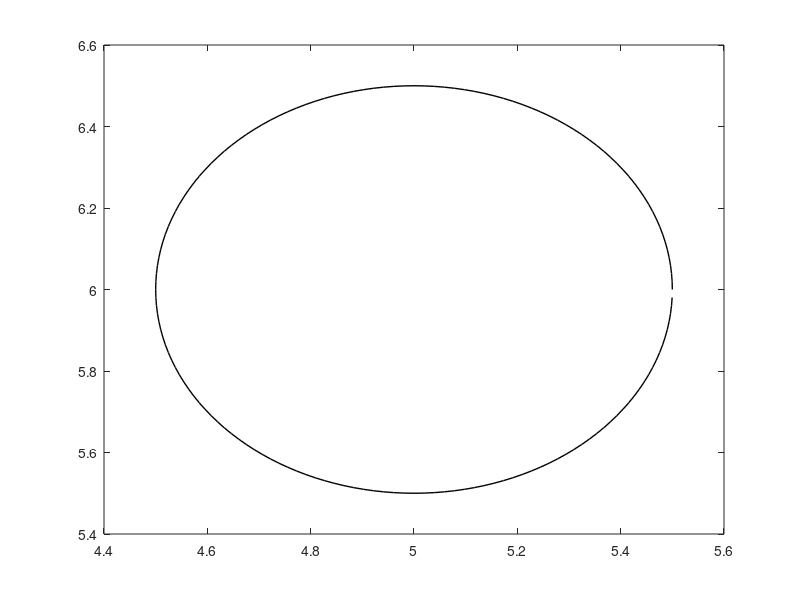

MATLAB code for this plot: (Note: this script raises an error after producing the figure.)
clear all
clc

%%%%%%%%%%%%%%%%%    Grid   %%%%%%%%%%%%%%%%%%%%%         %%%% generic %%%%%
elementsx = 401
elementsy = 241
X = 20 %1.456832121;
Y = 12 %1.160353588;

dx = X/(elementsx-1);
dy = Y/(elementsy-1);
delta = (dx^2 + dy^2)^0.5;
[Grid(:,:,1),Grid(:,:,2)] = meshgrid(0:dx:X, 0:dy:Y);  %%%%%%   upside-down Y coordinate
Grid(:,:,3) = 0;        %%%%%% 3rd dimensions: X coord, Y coord, epsilon
%scatter(Grid(:,:,1),Grid(:,:,2),'o')

%%%%%%%%%%%%%%%   geometry    %%%%%%%%%%%%%%%%%%%%%
%%%%%%%%%%%   Geometry for Circle %%%%%%%%
R = 0.5;
h = 5; k = 6;
N = 160;

Geometry = zeros(N,6);
for i = 0:N
    Geometry(i+1,1) = h + R*cos(i*2*pi/N);% - pi/N);
    Geometry(i+1,2) = k + R*sin(i*2*pi/N);% - pi/N);
end
%%%%%%%%%%%%%%%%%%%%%%%%%%%%%%%%%%%%%%%%%%
% Geometry = textread('circle.dat');
Geometry=unique(Geometry,'rows','stable');
N = length(Geometry);
figure(1)
plot(Geometry(:,1),Geometry(:,2),'LineWidth',1,'Color','k')
hold on;

%%%%%%%%%%%5    defining tolerance %%%%%%%%%
% vpa(dx)
% vpa(dy)
% vpa(((Geometry(1,1)-Geometry(2,1))^2 + (Geometry(1,2)-Geometry(2,2))^2)^0.5)
tolerance1 = 10e-11;
tolerance2 = 10e-11

%%%%%%%%%%%%%%%%%   identify boundary Grid points    %%%%%%%%%%%%%%%%      %%%% generic %%%%%

for i = 1:N
    [flag,Geometry(i,3),Geometry(i,4),Geometry(i,5),Geometry(i,6),Grid] =...
        incell(Geometry(i,1),Geometry(i,2),dx,dy,Grid);
end

boundary_address = find(ismember(Grid(:,:,3),0.5));        % finding positions of boundary points
boundary = Grid(boundary_address(:));
boundary(:,2) = Grid(boundary_address(:)+elementsx*elementsy);
scatter(Grid(boundary_address(:)),Grid(boundary_address(:)+elementsx*elementsy),16, 'x', 'MarkerEdgeColor','m','LineWidth',0.75)

%%%%%%%%%%%%%%%   identifying those points inside boundary   %%%%%%%%%%%%%
%%%%%%%%%%%%   generic    %%%%%%%55

in = inpoly(boundary,Geometry(:,1:2));
in_address = find(ismember(in,1));
scatter(boundary(in_address(:),1),boundary(in_address(:),2),16,'x','MarkerEdgeColor','b','LineWidth',0.75)

%%%%%%%%%%%%%%   closest point %%%%%%%
% p = 1; % variable just to scatter
for i = 1:length(in_address)
    for j = 1:N
        dist = dist_ance(Geometry(j,1:2),boundary(in_address(i),1:2));
        if j == 1
            distmin = dist;
            boundary(in_address(i),3) = 1;    % marking point having no equvidistant points
            boundary(in_address(i),4) = j;    % storing index in "Circle" of closest point
            continue
        end
        if dist < distmin
            distmin = dist;
            boundary(in_address(i),3) = 1;    % marking point having no equvidistant points
            boundary(in_address(i),4) = j;    % storing index in "Circle" of closest point
        elseif dist == distmin
            boundary(in_address(i),3) = boundary(in_address(i),3) + 1;
            boundary(in_address(i),3+boundary(in_address(i),3)) = j;    % storing index in "Circle" of closest point
        end
    end
end

%%%%%%%%%   finding reflection of point about boundary at closest points    %%%%
%%%%% generic %%%%%
overlap = 0;
points = zeros(length(in_address),7);
for i = 1:length(in_address)
    k = boundary(in_address(i),3);
    k1 = boundary(in_address(i),4);
    kp1 = k1 + 1;
    km1 = k1 - 1;
    if k1 == 1
        km1 = N;
        kp1 = k1 + 1;
    elseif k1 == N
        kp1 = 1;
        km1 = k1 - 1;
    end
    % first calc tangent of slope
    x0 = boundary(in_address(i),1);   % simplifying 
    y0 = boundary(in_address(i),2);
    overlap = 0;
    if k == 1
        xdiff = Geometry(kp1,1)-Geometry(km1,1);
        ydiff = Geometry(kp1,2)-Geometry(km1,2);
        px = Geometry(k1,1);
        py = Geometry(k1,2);
    elseif mod(k,2) == 0   %%% j-1 point is found
        px1 = Geometry(boundary(in_address(i),3+0.5*k),1);
        py1 = Geometry(boundary(in_address(i),3+0.5*k),2);
        px2 = Geometry(boundary(in_address(i),4+0.5*k),1);
        py2 = Geometry(boundary(in_address(i),4+0.5*k),2);
        xdiff = px1-px2;
        ydiff = py1-py2;
        px = (px1 + px2)/2;
        py = (py1 + py2)/2; 
    else
        xdiff = Geometry(boundary(in_address(i),3+floor(0.5*k)),1)...
            -Geometry(boundary(in_address(i),5+floor(0.5*k)),1);
        ydiff = Geometry(boundary(in_address(i),3+floor(0.5*k)),2)...
            -Geometry(boundary(in_address(i),5+floor(0.5*k)),2);     
        px = Geometry(boundary(in_address(i),4+floor(0.5*k)),1);
        py = Geometry(boundary(in_address(i),4+floor(0.5*k)),2);
    end
    
    % slope of line ------ determining surface and interpolant points
    if and(xdiff ~=0,ydiff ~= 0)
        m = ydiff/xdiff;
        m2 = -1/m;
        % calc which side
        syms x y
        eqn1 = m*x - y == m*px - py;
        eqn2 = m2*x - y == m2*x0 - y0;
        [y1, x1] = solve([eqn1, eqn2], y, x);
        if m*x0 - y0 + py - m*px > 0
            syms x y
            eqn1 = m*x - y == m*px - py - delta*(((m^2) +1)^0.5);
            [y2, x2] = solve([eqn1, eqn2], y, x);
        elseif m*x0 - y0 + py - m*px < 0
            syms x y
            eqn1 = m*x - y == m*px - py + delta*(((m^2) +1)^0.5);
            [y2, x2] = solve([eqn1, eqn2], y, x);
        else
            x2 = x0;
            y2 = y0;
            overlap = 1;  %overlap
        end        
    elseif xdiff ==0
        m2 = 0;
        y1 = y0;
        x1 = px;
        y2 = y0;
        if px > x0            
            x2 = px + delta;
        elseif px < x0
            x2 = px - delta;
        else
            x2 = x0;
            overlap = 1;   %overlap
        end
    elseif ydiff ==0
        m = 0;
        x1 = x0;
        y1 = py;
        x2 = x0;
        if py > y0
            y2 = py + delta;
        elseif py < y0
            y2 = py - delta;
        else
            y2 = y0;
            overlap = 1;    %overlap
        end
    end
    %%%% checking gird point along perpendicular
    if overlap == 0
        [x3, tf1, side1] = round_grid(x1,dx,x2,Grid);
        [y3, tf2, side2] = round_grid(y1,dy,y2,Grid);
        if m2 == 0
            if mod(y2,dy) == 0
               if tf1 == 1
                   x2 = x3;
                   overlap = 2;
               end
            end
        elseif m == 0
            if mod(x2,dx) == 0
                if tf2 == 1
                    y2 = y3;
                    overlap = 2;
                end
            end
        elseif and(tf1 == 1, tf2 == 1)        % 1 x and 1 y
            if abs((y3-y1)/(x3-x1)-(y2-y1)/(x2-x1)) < tolerance2   % checking slope point intersection
                x2 = x3;
                y2 = y3;
                overlap = 2;
            else
                if or(x3 + dx < x2, x3 + dx > x2)         % 2 x and 1 y3
                    x4 = x3 + side1*dx;
                    y_x3 = y1 + (x3-x1)*m2;
                    y_x4 = y1 + (x4-x1)*m2;
                    x_y3 = x1 + (y3-y1)/m2;
                    xx = [x3, x4, x_y3];
                    yy = [y_x3, y_x4, y3];
                elseif or(y3 + dy < y2, y3 + dy > y2)     % 2 y and 1 x3
                    y4 = y3 + side2*dy;
                    x_y3 = x1 + (y3-y1)/m2;
                    x_y4 = x1 + (y4-y1)/m2;
                    y_x3 = y1 + (x3-x1)*m2;
                    yy = [y3, y4, y_x3];
                    xx = [x_y3, x_y4, x3];
                else                    % 1 x3 and 1 y3
                    y_x3 = y1 + (x3-x1)*m2;
                    x_y3 = x1 + (y3-y1)/m2;
                    xx = [x3, x_y3];
                    yy = [y_x3, y3];
                end
                [x2, y2] = min_dist(xx,yy,dx,dy,Grid,boundary(in_address(:),1:2),tolerance2,x1,y1,x2,y2);
                %x2 = x2 + side1*tolerance2*cos(atan(m2));
                %y2 = y2 + side1*tolerance2*sin(atan(m2));
            end
        elseif or(tf1 == 1, tf2 == 1)
            if tf1 == 1
                if or(x3 + dx < x2, x3 + dx > x2)        % 2 x
                    x4 = x3 + side1*dx;                            
                    y_x3 = y1 + (x3-x1)*m2;
                    y_x4 = y1 + (x4-x1)*m2;
                    xx = [x3, x4];
                    yy = [y_x3, y_x4];
                else                    % 1 x
                    y_x3 = y1 + (x3-x1)*m2;
                    xx = x3;
                    yy = y_x3;
                end
            elseif tf2 == 1
                if or(y3 + dy < y2, y3 + dy > y2)         % 2 y
                    y4 = y3 + side2*dy;                            
                    x_y3 = x1 + (y3-y1)/m2;
                    x_y4 = x1 + (y4-y1)/m2;
                    yy = [y3, y4];
                    xx = [x_y3, x_y4];                        
                else                    % 1 y
                    x_y3 = x1 + (y3-y1)/m2;
                    xx = x_y3;
                    yy = y3;
                end
            end
            [x2, y2] = min_dist(xx,yy,dx,dy,Grid,boundary(in_address(:),1:2),tolerance2,x1,y1,x2,y2);
            %x2 = x2 + side1*tolerance2*cos(atan(m2));
            %y2 = y2 + side1*tolerance2*sin(atan(m2));
        end
    end
    points(i,:) = [overlap x0 y0 x1 y1 x2 y2];
end

%%%%%% deleting overlapping points
exact_points = find(ismember(points(:,1),1));
if isempty(exact_points) == 0
    %%%%%%%%%%%%%% insert checking for line overlap of band-boundary-forcing
    %%%%%%%%%%%%%% point and a Grid point
    points(exact_points(:),4:5)=zeros(length(exact_points),2);
    l = 1;
    for i = 1:length(exact_points)
        [tf, found1] = ismemberf(points(exact_points(i),2:3),points(:,4:5),'row','tol',tolerance2);
        points(exact_points(i),:)=[];        
        in_address(exact_points(:),:)=[];
    end
end
scatter(points(:,4), points(:,5),16, 's', 'MarkerFaceColor', 'c');
scatter(points(:,6), points(:,7),17, 'd', 'MarkerFaceColor', 'b');
for len = 1:length(points)
    plot([boundary(in_address(len),1),points(len,4),points(len,6)],[boundary(in_address(len),2),points(len,5),points(len,7)],'--','Color','k','LineWidth',0.25)
end
xlim([(4.5-2*dx) (5.5+2*dx)]);
ylim([(5.5-2*dy) (6.5+2*dy)]);
set(gca,'GridLineStyle','-','XColor', [0.9 0.9 0.9],'YColor', [0.9 0.9 0.9]...
    ,'XTick',0:dx:X,'YTick',0:dy:Y)
set(gcf,'PaperUnits','inches','PaperPosition',[0 0 6.75 6]);
grid on;
h = legend('Boundary','Neighbor pts.','Forcing pts.','Surface pts.','Interpolation pts.','Location','best');
set(h,'box','off')
print -dpng Interpolation_Circle.png -r800;

fileID = fopen('XY_in_2.dat','w');
for ii = 1:length(points)
    fprintf(fileID,'%12.8f\t',points(ii,2:3));
    fprintf(fileID,'\r\n');
end
fclose(fileID);

fileID = fopen('XY_on_2.dat','w');
for ii = 1:length(points)
    fprintf(fileID,'%12.8f\t',points(ii,4:5));
    fprintf(fileID,'\r\n');
end
fclose(fileID);

fileID = fopen('XY_out_2.dat','w');
for ii = 1:length(points)
    fprintf(fileID,'%12.8f\t',points(ii,6:7));
    fprintf(fileID,'\r\n');
end
fclose(fileID);